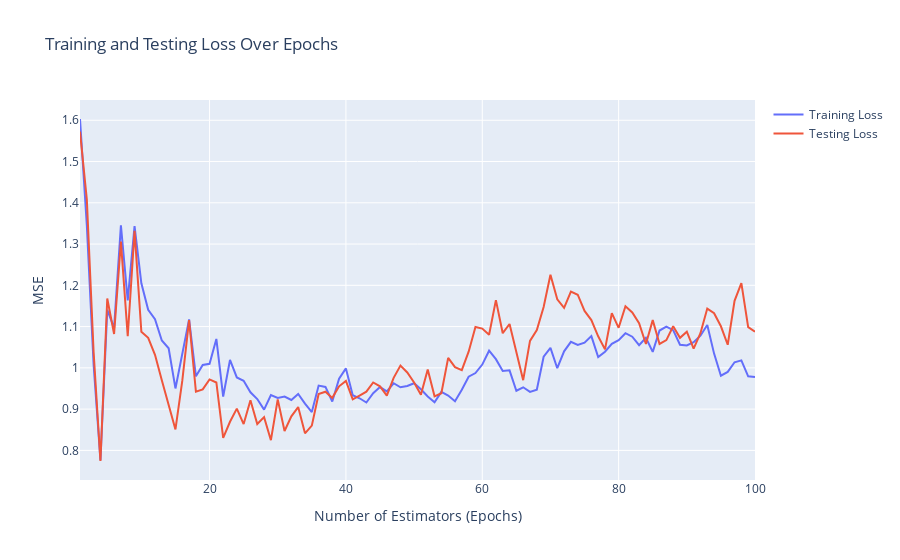

The notebook cell saved with this chart:
### Code cell
# Create a line plot for both training and testing MSE using Plotly
fig = go.Figure()

fig.add_trace(go.Scatter(x=np.arange(1, n_estimators + 1), y=training_loss, mode='lines', name='Training Loss'))
fig.add_trace(go.Scatter(x=np.arange(1, n_estimators + 1), y=testing_loss, mode='lines', name='Testing Loss'))

fig.update_layout(title='Training and Testing Loss Over Epochs',
                  xaxis_title='Number of Estimators (Epochs)',
                  yaxis_title='MSE')

fig.show()
